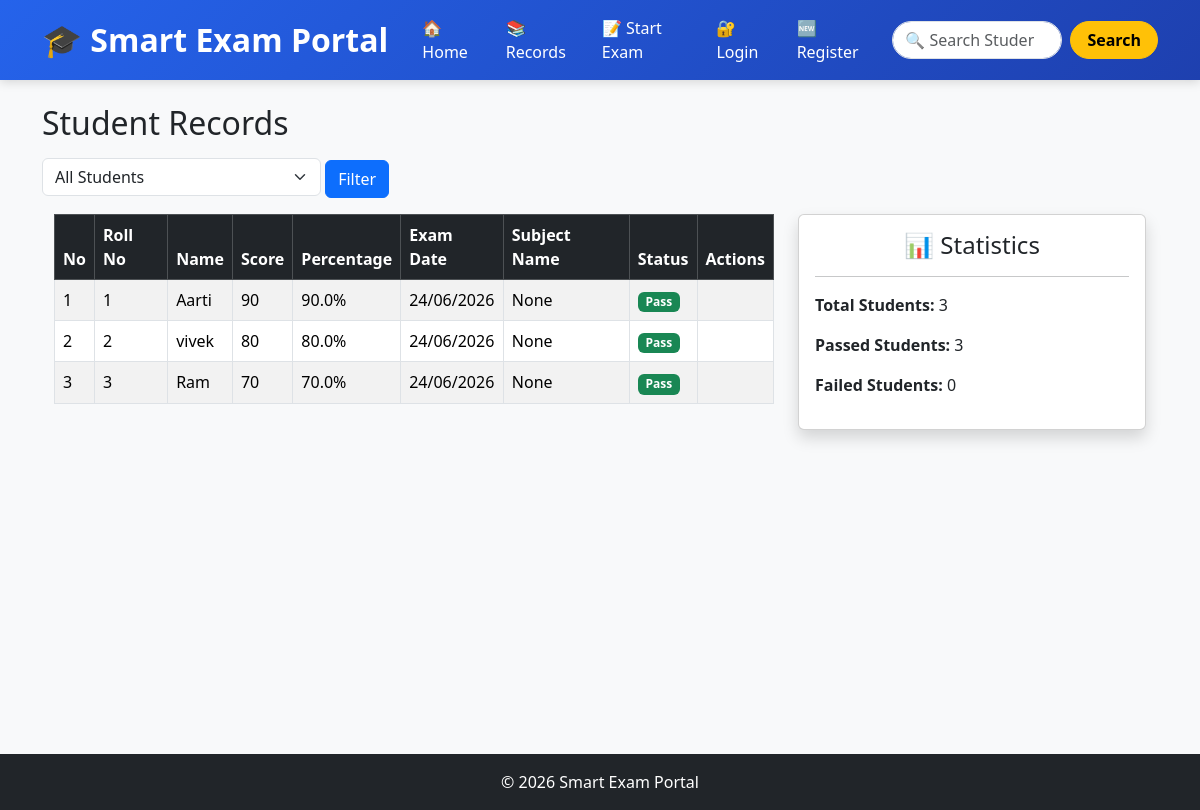
Page /records on the committed database.
### tables this page shows
CREATE TABLE students (
    id INTEGER PRIMARY KEY AUTOINCREMENT,
    roll_number INTEGER,
    subject_name TEXT,
    student_name TEXT,
    score INTEGER,
    percentage REAL,
    exam_date TEXT
);

### smart_exam_portal/app.py (the view, shortened to what this page needs)
@app.route("/records")
def records():
    status = request.args.get("status", "")
    conn = get_db()
    if status == "pass":
     students = conn.execute("""
      SELECT
        students.roll_number,
        students.student_name,
        students.score,
        students.percentage,
        students.exam_date,
        subjects.name AS subject_name
    FROM students
    LEFT JOIN subjects
        ON students.subject_id = subjects.id
    WHERE students.percentage >= 40
    """).fetchall()
    else:
        students = conn.execute("""
SELECT
    students.roll_number,
    students.student_name,
    students.score,
    students.percentage,
    students.exam_date,
    subjects.name AS subject_name
FROM students
LEFT JOIN subjects
ON students.subject_id = subjects.id
""").fetchall()
    conn.close()
    return render_template(
        "records.html",
        students=students
    )

### smart_exam_portal/database.py (called while the page is built)
def get_db():
    conn = sqlite3.connect("myproject.db")
    conn.row_factory = sqlite3.Row
    return conn

### smart_exam_portal/templates/records.html (shortened to what this page needs)
{% extends "base.html" %}
{% block content %}
<h2 class="mb-3">Student Records</h2>
<form method="GET" action="{{ url_for('records') }}" class="mb-3">
    <select name="status" class="form-select w-25 d-inline">
        <option value=""
    >
    All Students
</option>
    </select>
    <button type="submit" class="btn btn-primary">
        Filter
    </button>
</form>
<div class="container">
    <div class="row">
        <div class="col-md-8">
            <table class="table table-striped table-hover table-bordered">
                <thead class="table-dark">
                    <tr>
                        <th>No</th>
                        <th>Roll No</th>
                        <th>Name</th>
                        <th>Score</th>
                        <th>Percentage</th>
                        <th>Exam Date</th>
                        <th>Subject Name</th>
                        <th>Status</th>
                        <th>Actions</th>
                    </tr>
                </thead>
                <tbody>
                    {% for student in students %}
                    <tr>
                        <td>{{ loop.index }}</td>
                        <td>{{ student.roll_number }}</td>
                        <td>{{ student.student_name }}</td>
                        <td>{{ student.score }}</td>
                        <td>{{ student.percentage }}%</td>
                        <td>{{ student.exam_date }}</td>
                        <td>{{ student.subject_name }}</td>
                        <td>
                           {% if student.percentage >= 40 %}
                          <span class="badge bg-success">Pass</span>
                {% else %}
                          <span class="badge bg-danger">Fail</span>
                {% endif %}
                        </td>
<td>
                    {% endfor %}
                </tbody>
            </table>
        </div>
        <div class="col-md-4">
            <div class="card shadow">
                <div class="card-body">
                    <h4 class="text-center">📊 Statistics</h4>
                    <hr>
                    <p>
                        <strong>Total Students:</strong>
                        {{ students|length }}
                    </p>
                    <p>
                        <strong>Passed Students:</strong>
                        {{ students|selectattr('percentage', 'ge', 40)|list|length }}
                    </p>
                    <p>
                        <strong>Failed Students:</strong>
                        {{ students|selectattr('percentage', 'lt', 40)|list|length }}
                    </p>
                </div>
            </div>
        </div>
    </div>
</div>
{% endblock %}

### smart_exam_portal/templates/base.html (shortened to what this page needs)
<!DOCTYPE html>
<html lang="en">
<head>
    <link href="https://cdn.jsdelivr.net/npm/bootstrap@5.3.3/dist/css/bootstrap.min.css" rel="stylesheet">
</head>
<body>
<nav class="navbar navbar-expand-lg navbar-dark">
    <div class="container">
        <a class="navbar-brand" href="{{ url_for('home') }}">
            🎓 Smart Exam Portal
        </a>
        <div class="collapse navbar-collapse justify-content-end"
             id="navbarContent">
            <ul class="navbar-nav align-items-center">
                <li class="nav-item">
                    <a class="nav-link"
                       href="{{ url_for('home') }}">
                        🏠 Home
                    </a>
                </li>
                <li class="nav-item">
                    <a class="nav-link"
                       href="{{ url_for('records') }}">
                        📚 Records
                    </a>
                </li>
                <li class="nav-item">
                    <a class="nav-link"
                       href="{{ url_for('exam') }}">
                        📝 Start Exam
                    </a>
                </li>
                 {% if session.get('username') %}
<li class="nav-item me-2">
    <span class="badge bg-warning text-dark fs-6 p-2">
        👤 {{ session['username'] }}
    </span>
</li>
<li class="nav-item">
    <a class="nav-link"
       href="{{ url_for('logout') }}">
        🚪 Logout
    </a>
</li>
{% else %}
<li class="nav-item">
    <a class="nav-link"
       href="{{ url_for('login') }}">
        🔐 Login
    </a>
</li>
<li class="nav-item">
    <a class="nav-link"
       href="{{ url_for('register') }}">
        🆕 Register
    </a>
</li>
{% endif %}
            </ul>
            <form class="d-flex ms-lg-3 mt-2 mt-lg-0 position-relative"
                  action="{{ url_for('search') }}"
                  method="GET">
                <input
                    id="searchInput"
                    class="form-control me-2 rounded-pill search-input"
                    type="search"
                    placeholder="🔍 Search Student"
                    name="q"
                    autocomplete="off">
                <button
                    class="btn btn-warning fw-bold rounded-pill px-3 search-btn"
                    type="submit">
                    Search
                </button>
            </form>
        </div>
    </div>
</nav>
<div class="container mt-4 main-content">
    {% block content %}
    {% endblock %}
</div>
<footer class="bg-dark text-white text-center p-3">
    © 2026 Smart Exam Portal
</footer>
</body>
</html>

### smart_exam_portal/templates/base.html (style rules this page uses)
body { background-color:#f8f9fa; }
.navbar { background: linear-gradient(135deg, #2563eb, #1e40af); padding: 8px 0; box-shadow: 0 2px 10px rgba(0,0,0,0.15); }
.navbar-brand { font-size: 32px; font-weight: 700; }
.nav-link { color:white !important; font-weight:500; margin-left:10px; transition: all 0.3s ease; }
.search-input { width:170px; height:38px; }
.search-btn { transition: all 0.3s ease; }
.main-content { min-height:75vh; }
footer { margin-top:50px; }

### rows in the picture
students: roll_number "1", student_name "Aarti", score "90", percentage "90.0", exam_date "24/06/2026", subject_name "None", shows "Pass"
students: roll_number "2", student_name "vivek", score "80", percentage "80.0", exam_date "24/06/2026", subject_name "None", shows "Pass"
students: roll_number "3", student_name "Ram", score "70", percentage "70.0", exam_date "24/06/2026", subject_name "None", shows "Pass"

### other values in the picture
{{ students|length }} "3"
{{ students|selectattr('percentage', 'ge', 40)|list|length }} "3"
{{ students|selectattr('percentage', 'lt', 40)|list|length }} "0"
